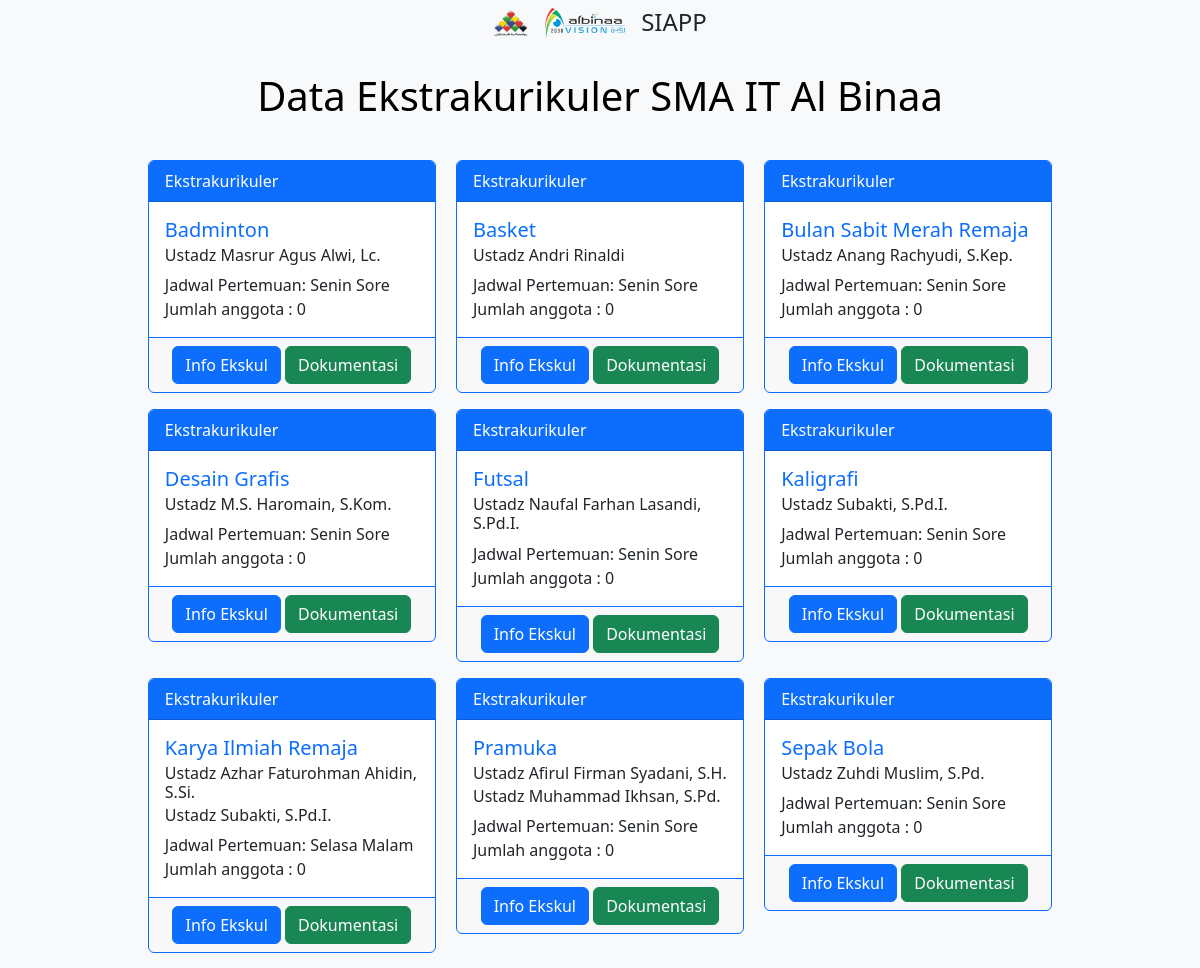
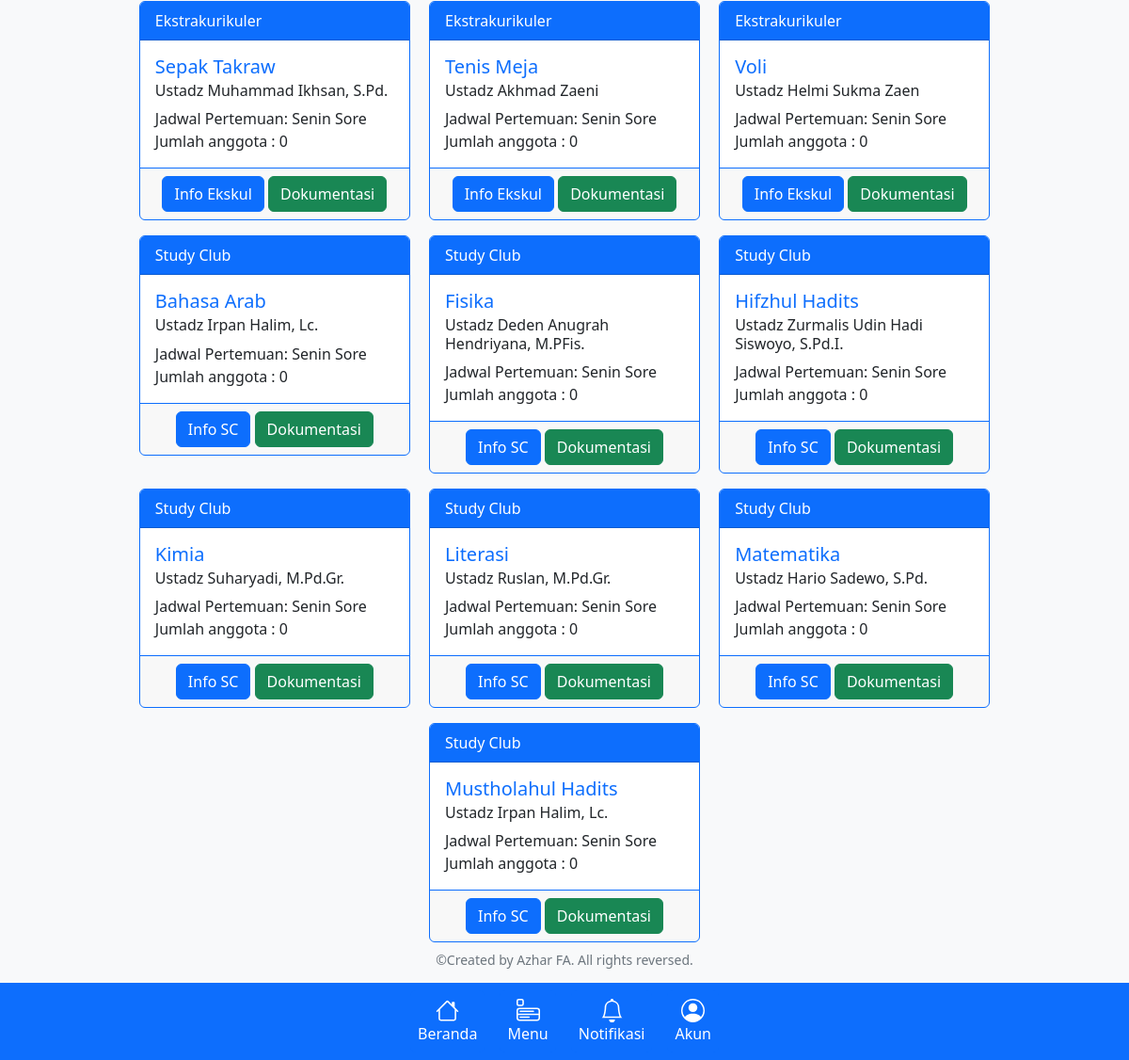
The app's page /data/ with its own data (2 pictures, top to bottom).
### ekskul/models.py (models this page shows, shortened)
class Extracurricular(models.Model):
    hari = (
        ('Senin', 'Senin'),
        ('Selasa', 'Selasa'),
        ('Rabu', 'Rabu'),
        ('Kamis', 'Kamis'),
        ('Jumat', 'Jumat'),
        ('Sabtu', 'Sabtu'),
        ('Ahad', 'Ahad'),
    )
    jenis = (
        ("Ekskul", "Ekstrakurikuler"),
        ("SC", "Study Club"),
    )
    pilihan_waktu = (
        ("Sore","Sore"),
        ("Malam","Malam"),
        ("Pagi","Pagi"),
        ("Siang","Siang"),
    )
    nama = models.CharField(max_length=50, verbose_name="Nama Ekskul")
    pembina = models.ManyToManyField(Teacher)
    jadwal = models.CharField(max_length=15, choices=hari, verbose_name="Jadwal Pembinaan")
    waktu = models.CharField(max_length=15, choices=pilihan_waktu)
    jadwal_tambahan = models.CharField(max_length=20, choices=hari, default="Tidak ada", blank=True)
    waktu_tambahan = models.CharField(max_length=15, choices=pilihan_waktu, blank=True)
    tipe = models.CharField(max_length=20, choices=jenis, blank=True)
    slug = models.SlugField(blank=True)
    logo = CompressedImageField(upload_to='ekskul/logo', default='no-image.png', blank=True, null=True)

class Teacher(models.Model):
    user = models.OneToOneField(User, on_delete=models.CASCADE, verbose_name="Username",)
    nama_lengkap = models.CharField(max_length=100, verbose_name="Nama Ustadz")
    niy = models.IntegerField(default=0, verbose_name='NIY')
    gelar_depan = models.CharField(max_length=20, blank=True)
    gelar_belakang = models.CharField(max_length=20, blank=True)
    jabatan = models.CharField(max_length=100, blank=True)
    jabatan_khusus = models.CharField(max_length=100, blank=True)
    email = models.EmailField(default='user@gmail.com')
    no_hp = models.IntegerField(blank=True, default=0)
    foto = CompressedImageField(upload_to='user', default='blank-profile.png', blank=True, null=True, quality=50, help_text="format foto .jpg / .jpeg")
    def __str__(self):
        if self.gelar_depan or self.gelar_belakang:
            return f'%s %s, %s.' % (self.gelar_depan, self.nama_lengkap, self.gelar_belakang)
        else:
            return self.nama_lengkap

### ekskul/views.py (the view)
# urls.py: 2. Add a URL to urlpatterns:  path('', views.home, name='home')
def home(request):
    if request.user.is_authenticated or request.user.is_superuser:
        data = Extracurricular.objects.filter(pembina=request.user.teacher).order_by('tipe', 'nama')
        extra = Extracurricular.objects.exclude(pembina=request.user.teacher).order_by('tipe', 'nama')
        context = {
            'data': data,
            'extra': extra,
        }
    else:
        data = Extracurricular.objects.all().order_by('tipe', 'nama')
        context = {
            'data': data,
        }
    return render(request, 'data.html', context)

### templates/data.html (shortened to what this page needs)
{% extends 'base.html' %}
{% block content %}
    <div class="mt-5 p-4 text-center">
        <h1>Data Ekstrakurikuler SMA IT Al Binaa</h1>
    </div>
    <div class="container">
        <div class="text-center">
            {% if data %}
                {% for ekskul in data %}
                    <div class="card border-primary d-inline-flex text-start m-2" style="width: 18rem; height: 100%;">
                        <div class="card-header text-bg-primary">
                            {{ ekskul.get_tipe_display }}
                        </div>
                        <div class="card-body">
                            <h5 class="card-title text-primary">{{ ekskul.nama }}</h5>
                            {% for pembina in ekskul.pembina.all %}
                                <h6 class="card-subtitle mb-2">Ustadz {{ pembina }}</h6>
                            {% endfor %}
                            <p class="p-0 m-0">Jadwal Pertemuan: {{ ekskul.jadwal }} {{ ekskul.waktu }}</p>
                            <p class="card-text p-0 m-0">Jumlah anggota : {{ ekskul.studentorganization_set.count }}</p>
                        </div>
                        <div class="card-footer border-primary text-center">
                            <a href="{% url 'ekskul:data-detail' ekskul.slug %}" class="btn btn-primary">Info {{ ekskul.tipe }}</a>
                            <a href="{% url 'ekskul:dokumentasi' ekskul.slug %}" class="btn btn-success">Dokumentasi</a>
                        </div>
                    </div>
                {% endfor %}
            {% endif %}
        </div>
    </div>
{% endblock %}

### records on screen
Extracurricular: tipe "Ekstrakurikuler", nama "Badminton", jadwal "Senin", waktu "Sore", studentorganization_set.count "0", tipe "Ekskul"
Teacher: gelar_depan+gelar_belakang+nama_lengkap "Masrur Agus Alwi, Lc."
Extracurricular: tipe "Ekstrakurikuler", nama "Basket", jadwal "Senin", waktu "Sore", studentorganization_set.count "0", tipe "Ekskul"
Teacher: gelar_depan+gelar_belakang+nama_lengkap "Andri Rinaldi"
Extracurricular: tipe "Ekstrakurikuler", nama "Bulan Sabit Merah Remaja", jadwal "Senin", waktu "Sore", studentorganization_set.count "0", tipe "Ekskul"
Teacher: gelar_depan+gelar_belakang+nama_lengkap "Anang Rachyudi, S.Kep."
Extracurricular: tipe "Ekstrakurikuler", nama "Desain Grafis", jadwal "Senin", waktu "Sore", studentorganization_set.count "0", tipe "Ekskul"
Teacher: gelar_depan+gelar_belakang+nama_lengkap "M.S. Haromain, S.Kom."
Extracurricular: tipe "Ekstrakurikuler", nama "Futsal", jadwal "Senin", waktu "Sore", studentorganization_set.count "0", tipe "Ekskul"
Teacher: gelar_depan+gelar_belakang+nama_lengkap "Naufal Farhan Lasandi, S.Pd.I."
Extracurricular: tipe "Ekstrakurikuler", nama "Kaligrafi", jadwal "Senin", waktu "Sore", studentorganization_set.count "0", tipe "Ekskul"
Teacher: gelar_depan+gelar_belakang+nama_lengkap "Subakti, S.Pd.I."
Extracurricular: tipe "Ekstrakurikuler", nama "Karya Ilmiah Remaja", jadwal "Selasa", waktu "Malam", studentorganization_set.count "0", tipe "Ekskul"
Teacher: gelar_depan+gelar_belakang+nama_lengkap "Azhar Faturohman Ahidin, S.Si."
Extracurricular: tipe "Ekstrakurikuler", nama "Pramuka", jadwal "Senin", waktu "Sore", studentorganization_set.count "0", tipe "Ekskul"
Teacher: gelar_depan+gelar_belakang+nama_lengkap "Afirul Firman Syadani, S.H."
Teacher: gelar_depan+gelar_belakang+nama_lengkap "Muhammad Ikhsan, S.Pd."
Extracurricular: tipe "Ekstrakurikuler", nama "Sepak Bola", jadwal "Senin", waktu "Sore", studentorganization_set.count "0", tipe "Ekskul"
Teacher: gelar_depan+gelar_belakang+nama_lengkap "Zuhdi Muslim, S.Pd."
Extracurricular: tipe "Ekstrakurikuler", nama "Sepak Takraw", jadwal "Senin", waktu "Sore", studentorganization_set.count "0", tipe "Ekskul"
Extracurricular: tipe "Ekstrakurikuler", nama "Tenis Meja", jadwal "Senin", waktu "Sore", studentorganization_set.count "0", tipe "Ekskul"
Teacher: gelar_depan+gelar_belakang+nama_lengkap "Akhmad Zaeni"
Extracurricular: tipe "Ekstrakurikuler", nama "Voli", jadwal "Senin", waktu "Sore", studentorganization_set.count "0", tipe "Ekskul"
Teacher: gelar_depan+gelar_belakang+nama_lengkap "Helmi Sukma Zaen"
Extracurricular: tipe "Study Club", nama "Bahasa Arab", jadwal "Senin", waktu "Sore", studentorganization_set.count "0", tipe "SC"
Teacher: gelar_depan+gelar_belakang+nama_lengkap "Irpan Halim, Lc."
Extracurricular: tipe "Study Club", nama "Fisika", jadwal "Senin", waktu "Sore", studentorganization_set.count "0", tipe "SC"
Teacher: gelar_depan+gelar_belakang+nama_lengkap "Deden Anugrah Hendriyana, M.PFis."
Extracurricular: tipe "Study Club", nama "Hifzhul Hadits", jadwal "Senin", waktu "Sore", studentorganization_set.count "0", tipe "SC"
Teacher: gelar_depan+gelar_belakang+nama_lengkap "Zurmalis Udin Hadi Siswoyo, S.Pd.I."
Extracurricular: tipe "Study Club", nama "Kimia", jadwal "Senin", waktu "Sore", studentorganization_set.count "0", tipe "SC"
Teacher: gelar_depan+gelar_belakang+nama_lengkap "Suharyadi, M.Pd.Gr."
Extracurricular: tipe "Study Club", nama "Literasi", jadwal "Senin", waktu "Sore", studentorganization_set.count "0", tipe "SC"
Teacher: gelar_depan+gelar_belakang+nama_lengkap "Ruslan, M.Pd.Gr."
Extracurricular: tipe "Study Club", nama "Matematika", jadwal "Senin", waktu "Sore", studentorganization_set.count "0", tipe "SC"
Teacher: gelar_depan+gelar_belakang+nama_lengkap "Hario Sadewo, S.Pd."
Extracurricular: tipe "Study Club", nama "Mustholahul Hadits", jadwal "Senin", waktu "Sore", studentorganization_set.count "0", tipe "SC"
